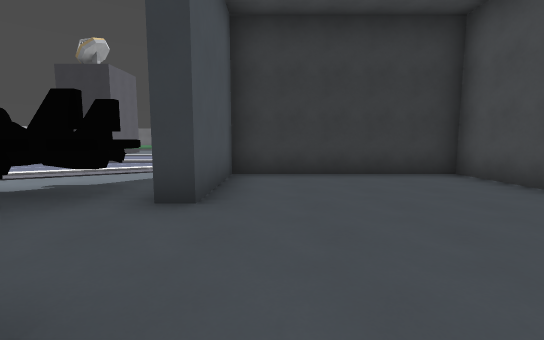
View 1 (above)

24 first-person views from a walk through a level from a Godot 3-D game. The camera is 1.5 m above the floor, tilts 6° down and sees 90° across. The floor is counted in squares, 2 m on a side. Each view is taken from the middle of a square. On the plan, view 1 faces up. The plan holds only what a view shows up to about 10 squares ahead; the rest is blank.

View 2
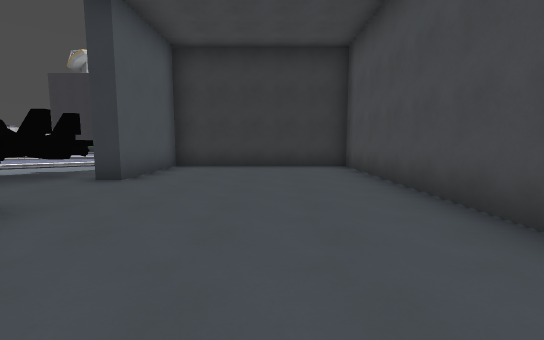

View 3
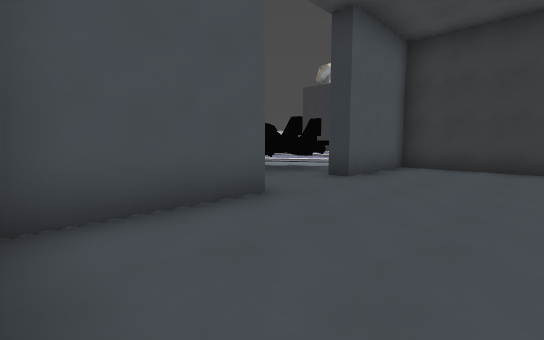

View 4
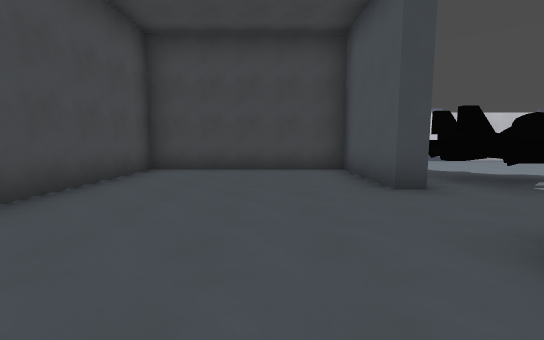

View 5
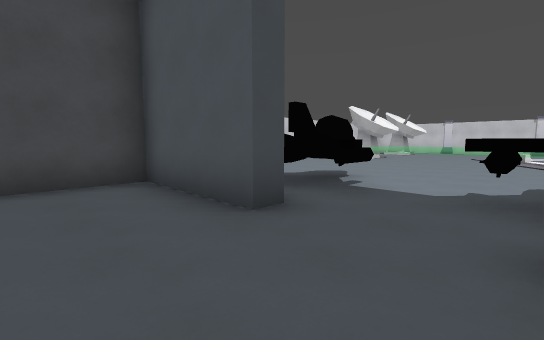

View 6
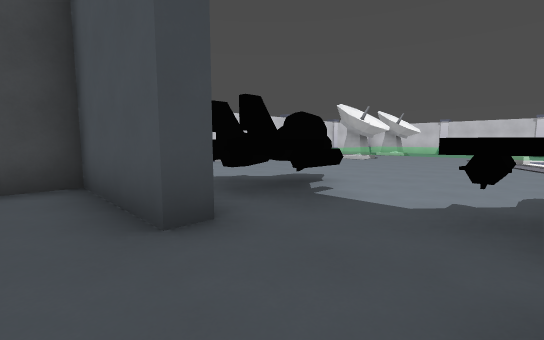

View 7
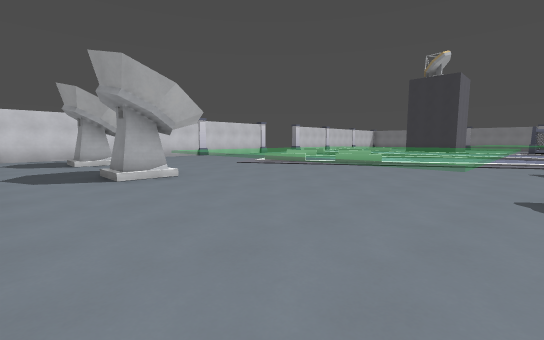

View 8
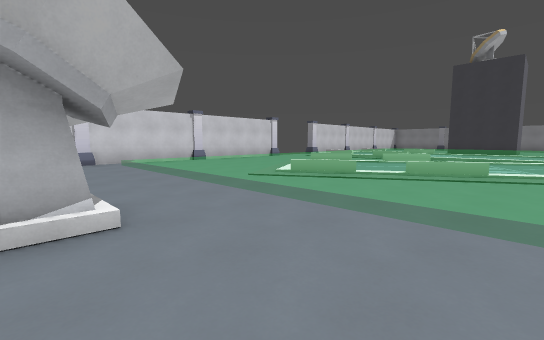

View 9
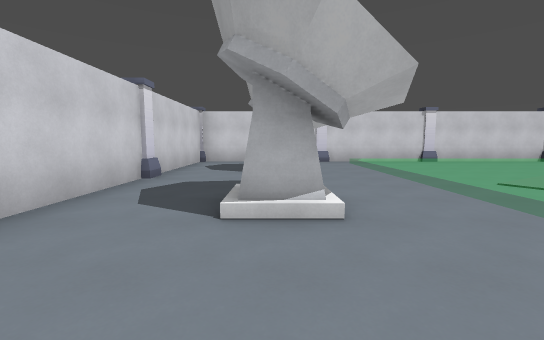

View 10
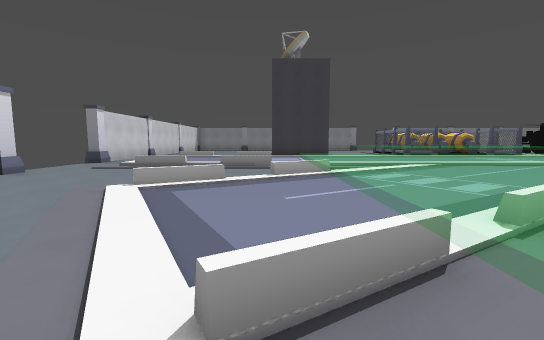

View 11
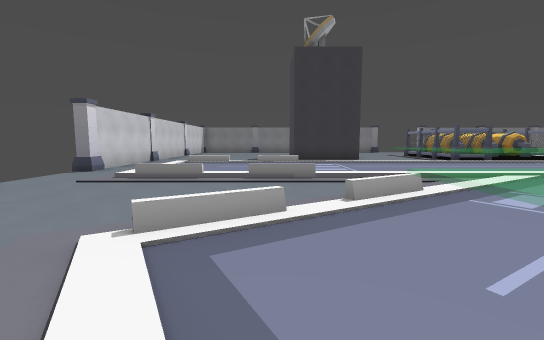

View 12
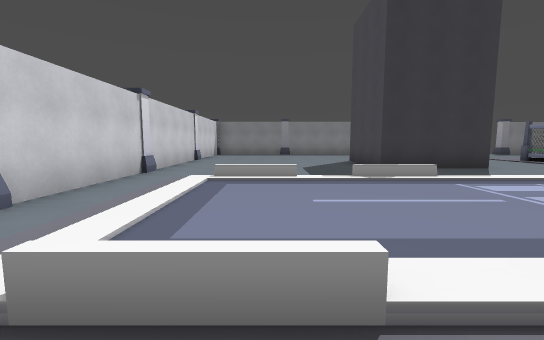

View 13
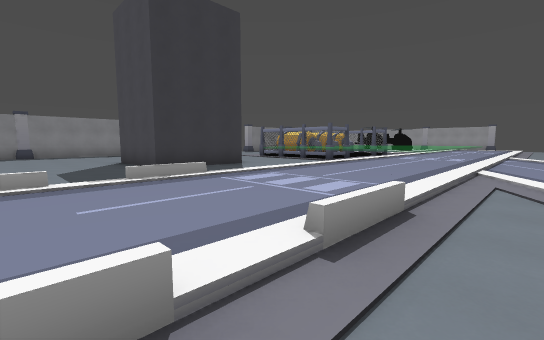

View 14
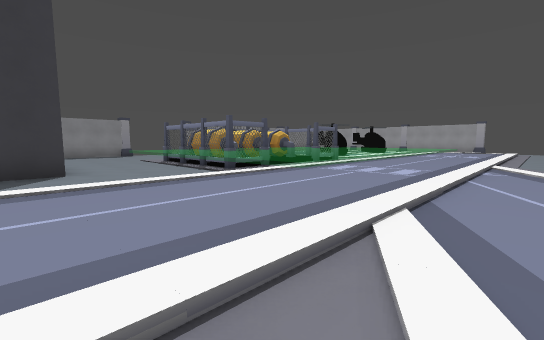

View 15
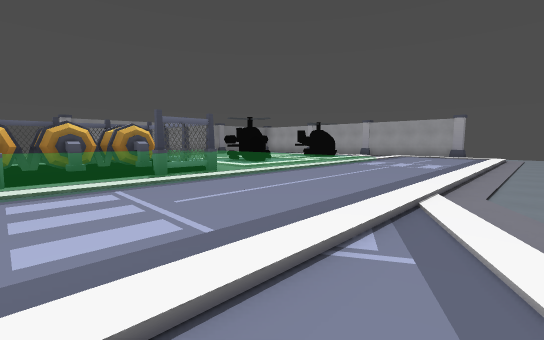

View 16
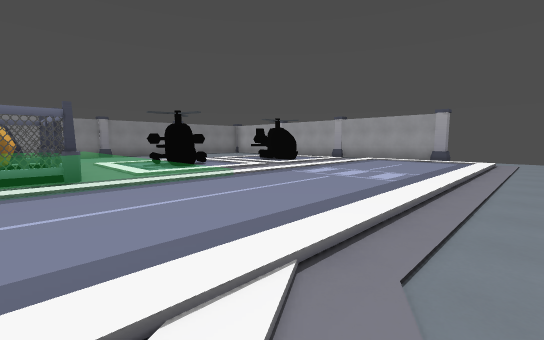

View 17
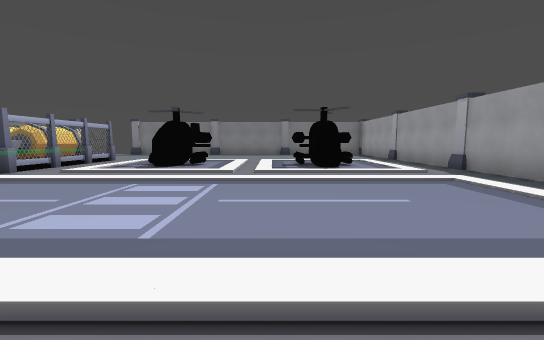

View 18
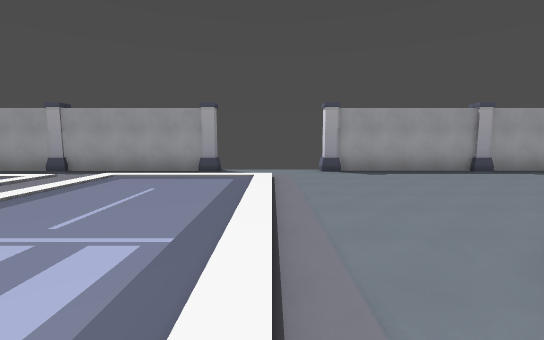

View 19
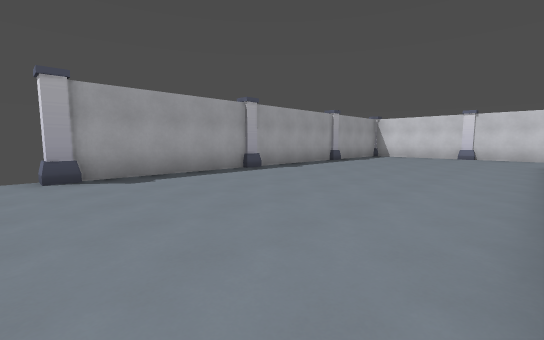

View 20
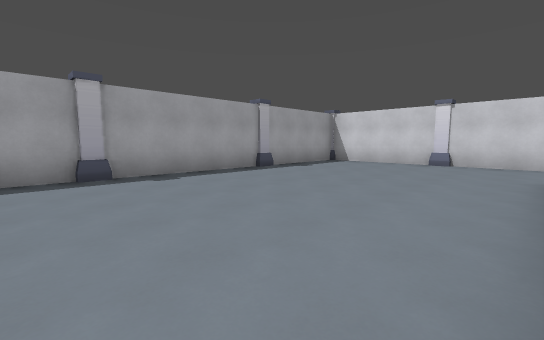

View 21
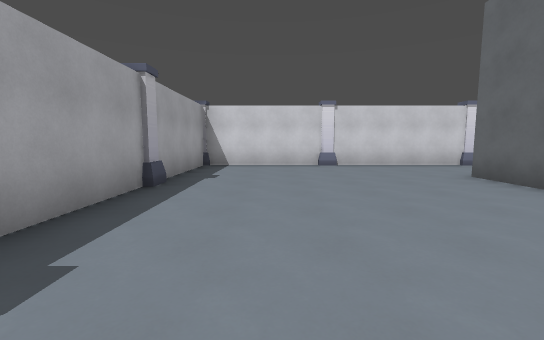

View 22
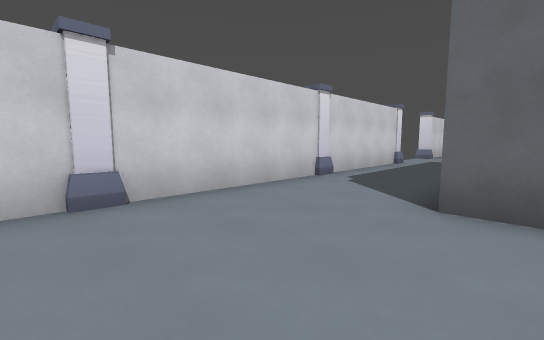

View 23
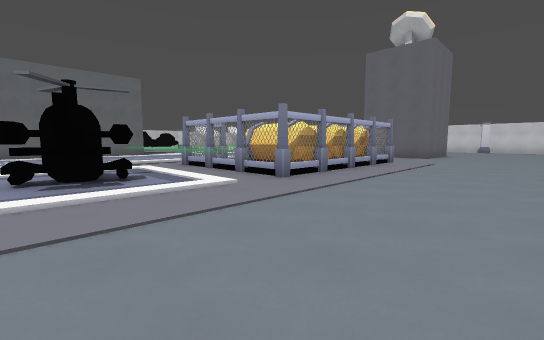

View 24
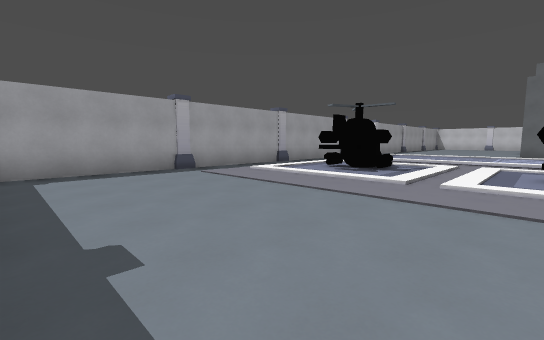

### Floor plan
Key: @ floor where view 1 was taken; # wall or solid block; x gap in a wall; . main floor; : floor 0.25 m higher than the main floor; + floor 0.75 m higher than the main floor; / step, stairs or slope; = window, fence, low wall or low ledge; ^ raised ledge; P pillar; B block; O other object.
Columns run from 19 left of view 1 to 12 right of it. Each row starts with its distance up from view 1.
 23                        .......#
 22           ....................#
 21     ..    ....................#
 20     ...    ...................#
 19     ....   ...................P
 18 #......B   ...######.::::::::.#
 17 #......B   ...######..##::  ..#
 16 #..  ..BBBB.^^#####^..##::##..#
 15  P.  .. ....  ^    ^....::....P
 14 #... .. .... ^^^^^^^..........#
 13 #...=//=////        /////////.#
 12 #..:::::::::        :::::::::.##
 11 PP.:::::::::        ::::::::: P=
 10  ..:::::::::^^^^^^^^::::::::: .
  9  ..+/////////////////////////..
  8  ......../:......:/............
  7 PP.....==......:.      .......P=
  6  .....=.^^^^^^:.. ######.......#
  5  ..../..      ..#.#....#.......#
  4  .......      x #.#....#.......#
  3 PP....:.^^    ..#......#......P
  2  ...../=^     .........#.......=
  1 #.......      ..#......#.......#
  0 #.......      x #.#@...#.......#
 -1 PP......      ..  #....#.......=
 -2    ......^^^^^..  #....#......P
 -3     #...#.......  ######.......#
 -4 #............... ..............#
 -5 =..............  ..............=
 -6  O###P###        P####P###P###P

Positions as (right, up) in squares from view 1, and headings:
1: (0, 0), facing up
2: (2, -2), facing up
3: (2, -2), facing up-left
4: (1, 5), facing down
5: (1, 3), facing down-left
6: (0, 3), facing down-left
7: (-5, -5), facing up-left
8: (-8, -3), facing up-left
9: (-8, -3), facing left
10: (-12, 1), facing up
11: (-13, 3), facing up
12: (-15, 8), facing up
13: (-15, 8), facing up-right
14: (-10, 8), facing up-right
15: (-4, 8), facing up-right
16: (-1, 8), facing up-right
17: (6, 8), facing up
18: (3, 9), facing right
19: (5, 8), facing down-right
20: (5, 4), facing down-right
21: (9, 3), facing down
22: (8, -2), facing down-left
23: (4, 22), facing down-left
24: (4, 23), facing down-right
